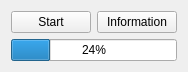
<?xml version="1.0" encoding="UTF-8"?>
<ui version="4.0">
 <class>Widget</class>
 <widget class="QWidget" name="Widget">
  <property name="geometry">
   <rect>
    <x>0</x>
    <y>0</y>
    <width>178</width>
    <height>56</height>
   </rect>
  </property>
  <property name="windowTitle">
   <string>Widget</string>
  </property>
  <layout class="QVBoxLayout" name="verticalLayout">
   <item>
    <layout class="QHBoxLayout" name="horizontalLayout">
     <item>
      <widget class="QPushButton" name="start_pushButton">
       <property name="text">
        <string>Start</string>
       </property>
      </widget>
     </item>
     <item>
      <widget class="QPushButton" name="information_pushButton">
       <property name="text">
        <string>Information</string>
       </property>
      </widget>
     </item>
    </layout>
   </item>
   <item>
    <widget class="QProgressBar" name="progressBar">
     <property name="value">
      <number>24</number>
     </property>
    </widget>
   </item>
  </layout>
 </widget>
 <resources/>
 <connections/>
</ui>
